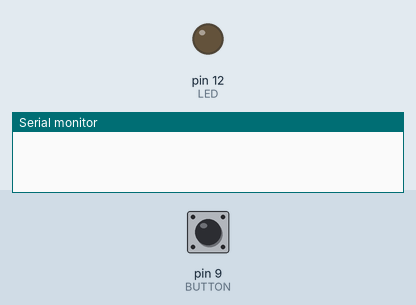
Recording of a sketch running on a simulated Arduino Uno, built with avr-gcc and run on an emulated ATmega328P. On the bench: output pins drawn as LEDs (lit = HIGH), the last lines printed to the serial monitor. Inputs (shaded band) come from the test bench; at power-on: pin 9 (BUTTON) LOW.

Above: at 1.2 s.
1.3 s: pin 9 (BUTTON) pulled HIGH for 0.15 s
At 2.5 s:
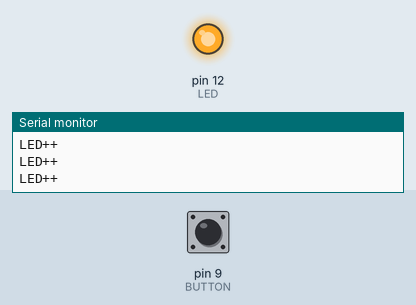
2.9 s: pin 9 (BUTTON) driven HIGH
Timing chart, 0 to 5.9 s (numbered marks = the images above; inputs shaded):
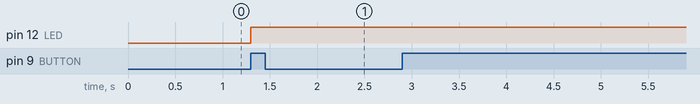

The sketch:

uav_lamp.ino
```cpp
const int LED = 12;
const int BUTTON = 9;
int buttonState = 0;
unsigned long a = 10000;
unsigned long lastTime;
bool but=0;
void setup() {
  Serial.begin(9600);
  pinMode(LED, OUTPUT);
  pinMode(BUTTON, INPUT);
}

void loop() {
  buttonState = digitalRead(BUTTON);
  if (buttonState == HIGH) {
    Serial.println("LED++");
    digitalWrite(LED, HIGH);
    if (millis() - lastTime == a)
    { Serial.println(lastTime);
      Serial.println("vaxt tamam oldu");
      lastTime = millis();
      Serial.println(lastTime);
        digitalWrite(LED, LOW);
        delay(4000);
      but=0;
    }
 }
  else {
  //  Serial.println("LED--");

  }
}
```

Measured:
- after the input at 1.3 s, pin 12 (LED): LOW → HIGH at once
